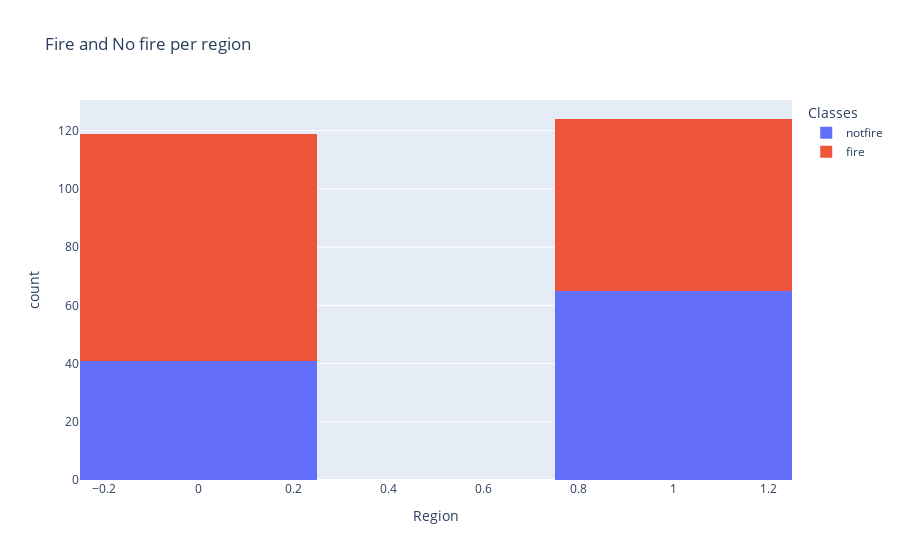

Write notebook code for a chart like this one.
### Code cell
px.histogram(df, x='Region',color='Classes', title="Fire and No fire per region", nbins=3)

### Figure 1 — Plotly figure (JSON) as saved in the notebook; plotly's stock layout.template omitted (floating-point values rounded to 4 significant figures; data arrays with more than 128 entries replaced by an {"elided": "..."} marker saying what was removed)
{"data": [{"alignmentgroup": "True", "bingroup": "x", "hovertemplate": "Classes=notfire<br>Region=%{x}<br>count=%{y}<extra></extra>", "legendgroup": "notfire", "marker": {"color": "#636efa", "pattern": {"shape": ""}}, "name": "notfire", "nbinsx": 3, "offsetgroup": "notfire", "orientation": "v", "showlegend": true, "type": "histogram", "x": [1, 1, 1, 1, 1, 1, 1, 1, 1, 1, 1, 1, 1, 1, 1, 1, 1, 1, 1, 1, 1, 1, 1, 1, 1, 1, 1, 1, 1, 1, 1, 1, 1, 1, 1, 1, 1, 1, 1, 1, 1, 1, 1, 1, 1, 1, 1, 1, 1, 1, 1, 1, 1, 1, 1, 1, 1, 1, 1, 1, 1, 1, 1, 1, 1, 0, 0, 0, 0, 0, 0, 0, 0, 0, 0, 0, 0, 0, 0, 0, 0, 0, 0, 0, 0, 0, 0, 0, 0, 0, 0, 0, 0, 0, 0, 0, 0, 0, 0, 0, 0, 0, 0, 0, 0, 0], "xaxis": "x", "yaxis": "y"}, {"alignmentgroup": "True", "bingroup": "x", "hovertemplate": "Classes=fire<br>Region=%{x}<br>count=%{y}<extra></extra>", "legendgroup": "fire", "marker": {"color": "#EF553B", "pattern": {"shape": ""}}, "name": "fire", "nbinsx": 3, "offsetgroup": "fire", "orientation": "v", "showlegend": true, "type": "histogram", "x": {"elided": "137 int values"}, "xaxis": "x", "yaxis": "y"}], "layout": {"barmode": "relative", "legend": {"title": {"text": "Classes"}, "tracegroupgap": 0}, "title": {"text": "Fire and No fire per region"}, "xaxis": {"anchor": "y", "domain": [0, 1], "title": {"text": "Region"}}, "yaxis": {"anchor": "x", "domain": [0, 1], "title": {"text": "count"}}}}
